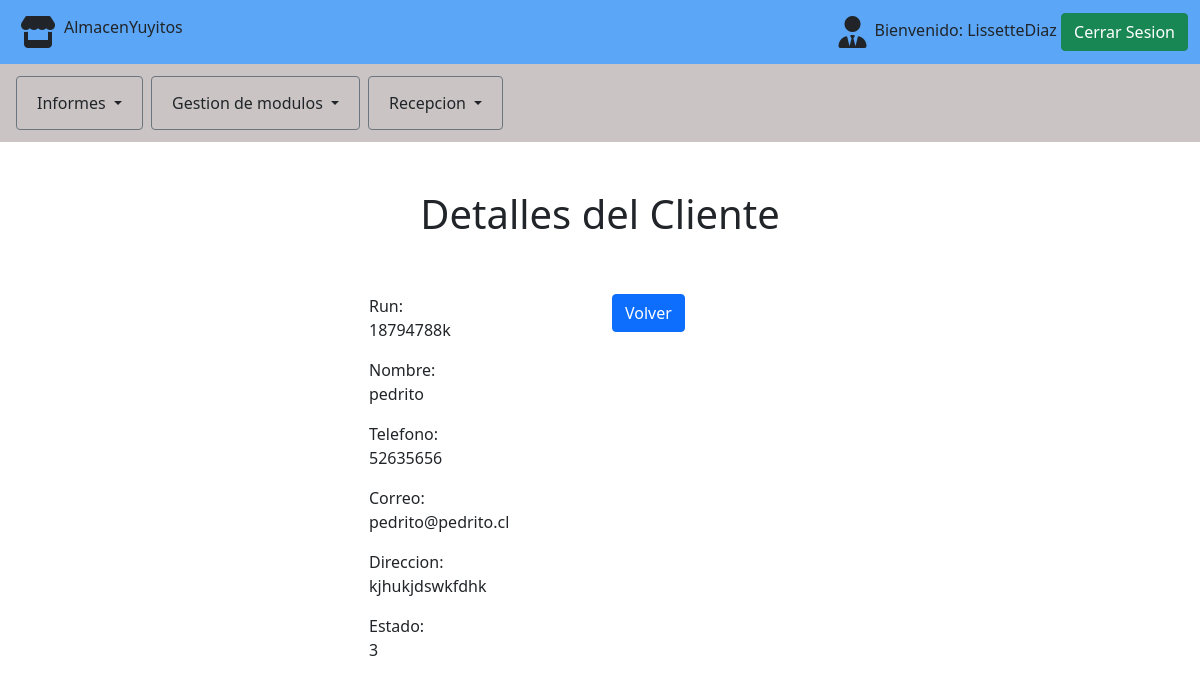
Page /clientes/detalle/1 (signed in) on the earlier database version.
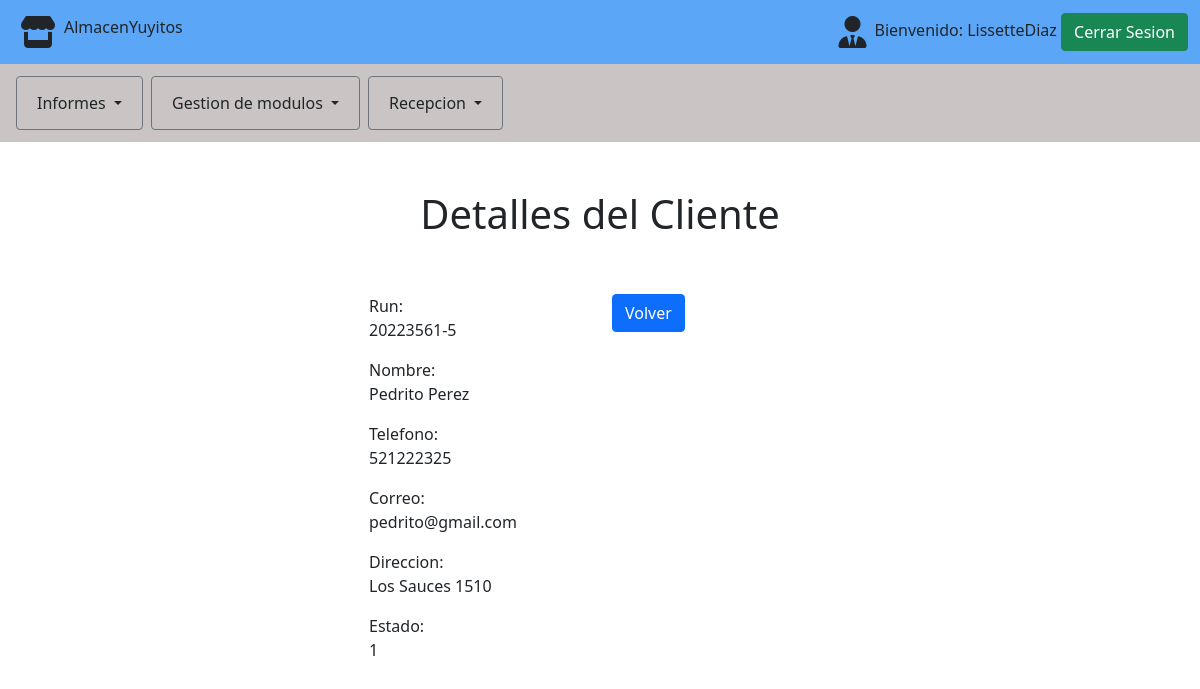
Same page on the later database version.
### src/models.py (models this page shows)
class CLIENTE(models.Model):
    run = models.CharField(max_length=10, default=None)
    nombre = models.CharField(max_length=100, default=None)
    telefono = models.CharField(max_length=12, default=None)
    correo = models.CharField(max_length=128, default=None)
    direccion = models.CharField(max_length=150, default=None)
    estado = models.IntegerField(default=None,choices=estado_cliente)

### src/views.py (the view)
# urls.py: path('clientes/detalle/<int:pk>', ClienteDetalle.as_view(template_name = "clientes/detalles.html"), name='detalles'),
@method_decorator(login_required, name='dispatch')
class ClienteDetalle(DetailView):
    model = CLIENTE

### src/templates/clientes/detalles.html
{% extends 'layout.html' %}
{% load static %}
{% load widget_tweaks %}
{% block content %}
     <div class="container p-5">
    <h1 class="text-center" >Detalles del Cliente</h1>
        <div class="row p-5">
            <div class="col-md-3">
            </div>
            <div class="col-md-3">
                <p><span class="txt_negrita">Run:</span> <br> {{object.run}}</p>
                <p><span class="txt_negrita">Nombre:</span> <br> {{object.nombre}}</p>
                <p><span class="txt_negrita">Telefono:</span> <br> {{object.telefono}}</p>
                <p><span class="txt_negrita">Correo:</span> <br> {{object.correo}}</p>
                <p><span class="txt_negrita">Direccion:</span> <br> {{object.direccion}}</p>
                <p><span class="txt_negrita">Estado:</span> <br> {{object.estado}}</p>
                </div>
            <div class="col-md-3">
                <a href="../" type="submit" class="btn btn-primary">Volver</a>
            </div>
            <div class="col-md-3">
            </div>
        </div>
    </div>
{% endblock %}

Differences in the rows shown:
changed CLIENTE: run "18794788k" → "20223561-5"; nombre "pedrito" → "Pedrito Perez"; telefono "52635656" → "521222325"; correo "pedrito@pedrito.cl" → "pedrito@gmail.com"; direccion "kjhukjdswkfdhk" → "Los Sauces 1510"; estado "3" → "1"
